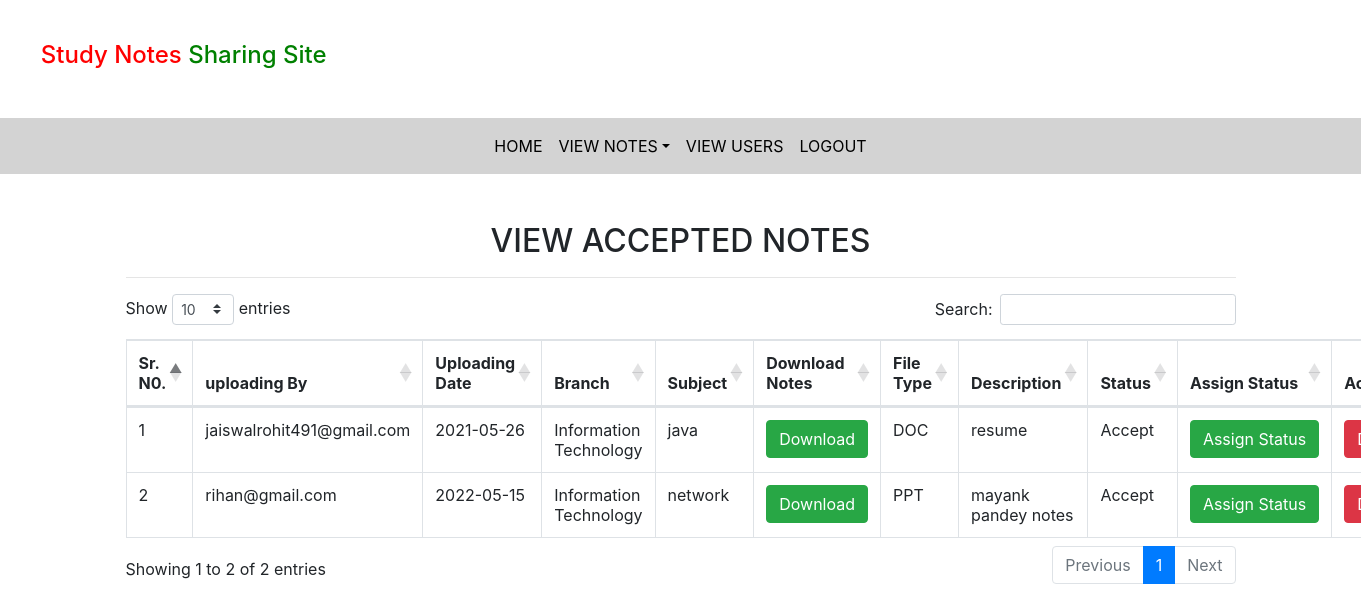
Page /accepted_notes (signed in) on the committed database.
### notes/models.py (models this page shows, shortened)
class Notes(models.Model):
    user = models.ForeignKey(User, on_delete=models.CASCADE)
    uploadingdate = models.CharField(max_length=30)
    branch = models.CharField(max_length=30)
    subject = models.CharField(max_length=30,)
    notesfile = models.FileField(null=True)
    filetype = models.CharField(max_length=30,)
    description = models.CharField(max_length=200, null=True)
    status=models.CharField(max_length=15,)

### notes/views.py (the view)
# urls.py: path('accepted_notes',accepted_notes,name='accepted_notes'),
def accepted_notes(request):
    if not request.user.is_authenticated:
        return redirect('login_admin')
    notes = Notes.objects.filter(status = "Accept")
    d = {'notes':notes}
    return render(request,'accepted_notes.html',d)

### notes/templates/accepted_notes.html (shortened to what this page needs)
{% extends 'admin_nav.html' %}
{% load static %}
{% block body %}
<link rel="stylesheet" href="https://cdnjs.cloudflare.com/ajax/libs/twitter-bootstrap/4.5.2/css/bootstrap.css">
<link rel="stylesheet" href="https://cdn.datatables.net/1.10.24/css/dataTables.bootstrap4.min.css">
<div class="container mt-5">
    <h2 class="text-center">VIEW ACCEPTED NOTES</h2>
    <HR>
    <table class="table table-bordered" id="example">
       <thead>
           <tr>
               <th>Sr. N0.</th>
               <th>uploading By</th>
               <th>Uploading Date</th>
               <th>Branch</th>
               <th>Subject</th>
               <th>Download Notes</th>
               <th>File Type</th>
               <th>Description</th>
               <th>Status</th>
               <th>Assign Status</th>
               <th>Action</th>
           </tr>
       </thead>
       <tbody>
           {% for i in notes %}
           <tr>
               <td>{{forloop.counter}}</td>
               <td>{{i.user.username}}</td>
               <td>{{i.uploadingdate}}</td>
               <td>{{i.branch}}</td>
               <td>{{i.subject}}</td>
               <td><a href="{{i.notesfile.url}}" class="btn btn-success" download>Download</a></td>
               <td>{{i.filetype}}</td>
               <td>{{i.description}}</td>
               <td>{{i.status}}</td>
               <td><a href="{% url 'assign_status' i.id %}" class = "btn btn-success">Assign&nbsp;Status</a></td>
               <td><a href="{% url 'delete_notes' i.id %}" class = "btn btn-danger" onclick="return confirm('Are you sure?')">Delete</a></td>
           </tr>
           {% endfor %}
       </tbody>
   </table>
</div>
{% endblock %}

### rows in the picture
Notes: user.username "jaiswalrohit491@gmail.com", uploadingdate "2021-05-26", branch "Information Technology", subject "java", filetype "DOC", description "resume", status "Accept"
Notes: user.username "rihan@gmail.com", uploadingdate "2022-05-15", branch "Information Technology", subject "network", filetype "PPT", description "mayank pandey notes", status "Accept"
